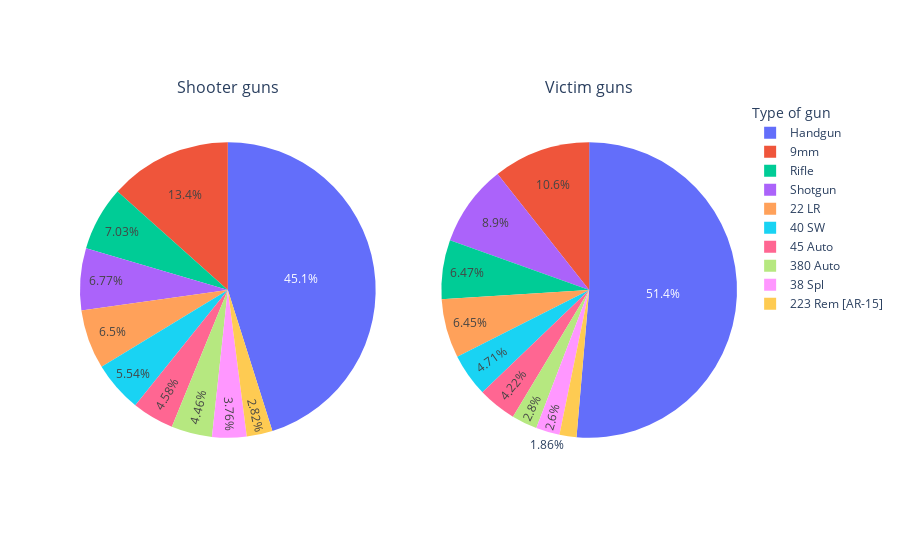

Notebook code cell kept with this figure:
### Code cell
temp = pd.DataFrame.from_dict(suspect_gun, orient='index')\
.rename(columns={0: 'freq'}).sort_values(by='freq', ascending=False)
temp = temp.reset_index().head(11)
temp.drop(temp.loc[(temp['index'] == 'Unknown') | (temp['index'] == '1Unknown')].index, axis=0, inplace=True)

temp2 = pd.DataFrame.from_dict(victim_gun, orient='index')\
.rename(columns={0: 'freq'}).sort_values(by='freq', ascending=False)
temp2 = temp2.reset_index().head(11)
temp2.drop(temp2.loc[(temp2['index'] == 'Unknown') | (temp2['index'] == '1Unknown')].index, axis=0, inplace=True)

fig = make_subplots(1, 2, specs=[[{'type':'domain'}, {'type':'domain'}]],
                    subplot_titles=['Shooter guns', 'Victim guns'])
fig.add_trace(go.Pie(labels=temp['index'], values=temp['freq'], name='Shooter guns'), 1, 1)
fig.add_trace(go.Pie(labels=temp2['index'], values=temp2['freq'], name='Victim guns'), 1, 2)

fig.update_layout(legend_title_text='Type of gun')
fig.show()

### Figure 1 — Plotly figure (JSON) as saved in the notebook; plotly's stock layout.template omitted (floating-point values rounded to 4 significant figures)
{"data": [{"domain": {"x": [0, 0.45], "y": [0, 1]}, "labels": ["Handgun", "9mm", "Rifle", "Shotgun", "22 LR", "40 SW", "45 Auto", "380 Auto", "38 Spl", "223 Rem [AR-15]"], "name": "Shooter guns", "type": "pie", "values": [11291, 3355, 1758, 1694, 1626, 1385, 1147, 1117, 942, 706]}, {"domain": {"x": [0.55, 1], "y": [0, 1]}, "labels": ["Handgun", "9mm", "Shotgun", "Rifle", "22 LR", "40 SW", "45 Auto", "380 Auto", "38 Spl", "223 Rem [AR-15]"], "name": "Victim guns", "type": "pie", "values": [6558, 1358, 1136, 826, 823, 601, 539, 357, 332, 237]}], "layout": {"annotations": [{"font": {"size": 16}, "showarrow": false, "text": "Shooter guns", "x": 0.225, "xanchor": "center", "xref": "paper", "y": 1, "yanchor": "bottom", "yref": "paper"}, {"font": {"size": 16}, "showarrow": false, "text": "Victim guns", "x": 0.775, "xanchor": "center", "xref": "paper", "y": 1, "yanchor": "bottom", "yref": "paper"}], "legend": {"title": {"text": "Type of gun"}}}}
